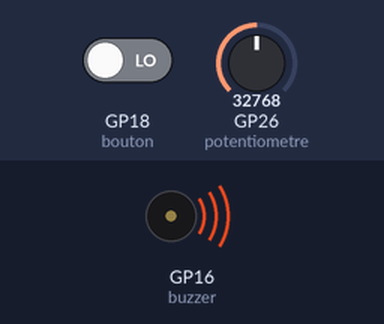
Recording of a program running on a simulated Raspberry Pi Pico running MicroPython. Parts: buzzer (waves = sounding). The inputs (shaded band) are chosen by the test bench; at power-on: GP26 (potentiometre) = 32768, GP18 (bouton) LOW (analog values on the 0–65535 scale).

Above: at 1.2 s.
1.3 s: GP26 (potentiometre) set to 0
2.8 s: GP26 (potentiometre) set to 7864
At 3.3 s:
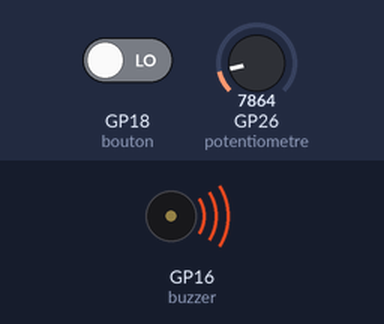
Timing chart, 0 to 11.8 s (numbered marks = the images above; inputs shaded):
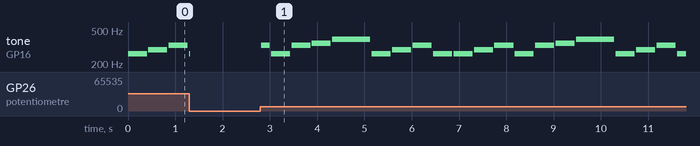

Measured:
- after the input at 2.8 s, tone on GP16 (buzzer): plays 330 Hz for 0.18 s, 262 Hz for 0.40 s, 330 Hz for 0.40 s, 349 Hz for 0.40 s, 392 Hz for 0.80 s, 262 Hz for 0.40 s … (20 notes in this stretch), starting at once

The program:

ex02-buzzer.py
```python
from machine import ADC, Pin, PWM
from utime import sleep_ms

potentiometre = ADC(0)   # A0
buzzer = PWM(Pin(16))    # D16
bouton = Pin(18, Pin.IN) #D18

numero_musique = 0
etat_precedent = 0
etat_bouton = 0

# Notes en Hz
DO = 262
RE = 294
MI = 330
FA = 349
SOL = 392
LA = 440
SI = 494

# Petite mélodie
melodie1 = [
    (DO, 400),
    (RE, 400),
    (MI, 400),
    (DO, 400),

    (DO, 400),
    (RE, 400),
    (MI, 400),
    (DO, 400),

    (MI, 400),
    (FA, 400),
    (SOL, 800)
]


melodie2 = [
    (DO, 400),
    (DO, 400),
    (DO, 400),
    (RE, 400),
    (MI, 800),

    (RE, 800),
    (DO, 400),
    (MI, 400),
    (RE, 400),
    (RE, 400),
    (DO, 800)
]

melodies = [melodie1, melodie2]

def jouer_note(frequence, duree):
    global numero_musique, etat_precedent

    buzzer.freq(frequence)

    temps = 0

    while temps < duree:

        valeur = potentiometre.read_u16()
        volume = valeur // 2

        buzzer.duty_u16(volume)

        etat_bouton = bouton.value()

        if etat_bouton == 1 and etat_precedent == 0:
            numero_musique = (numero_musique + 1) % len(melodies)

        etat_precedent = etat_bouton

        sleep_ms(20)
        temps = temps + 20

    buzzer.duty_u16(0)
    sleep_ms(30)


while True:

    for note in melodies[numero_musique]:
        jouer_note(note[0], note[1])
```
